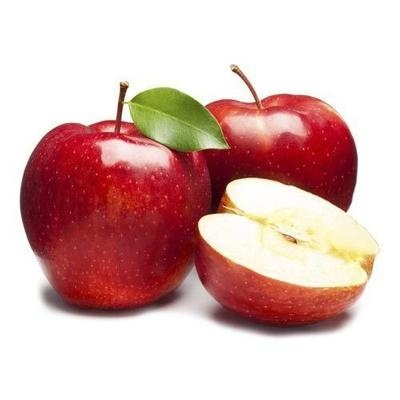
#> input picture backend/detect_fruits.jpg, 400 x 400 px
$ python quality_check.py
#> lines starting #> are read from the running program, lines starting #| are printed output that depends on the picture; long printed decimals are rounded
import cv2
import os
import shutil
from PIL import ImageFont
import numpy as np

def get_quality(f,per_r,per_y,per_g):
  fruit=''
  quality=''

  if 'Apple' in f:
    fruit='Apple'
    if per_g>per_r and per_g>per_y:
      quality='Raw'
    elif per_y>per_g and per_y>per_r:
      quality='Ripe'
    elif per_r>per_g and per_r>per_y:
      quality='Ripe, Top Quality'

  elif 'Banana' in f:
    fruit='Banana'
    if abs(per_g-per_r)<0.1:
      quality='Ripe'
    elif per_g>per_r and per_g>per_y:
      quality='Raw'

  elif 'Orange' in f:
    fruit='Orange'
    if per_g>per_r and per_g>per_y:
      quality='Raw'
    if per_r>per_g and per_y>per_g:
      quality='Ripe'

  elif 'Mango' in f:
    fruit='Mango'
    if per_g>per_r and per_g>per_y:
      quality='Raw'
    if per_r>per_g and per_y>per_g:
      quality='Ripe'

  elif 'Papaya' in f:
    fruit='Papaya'
    if per_g>per_r and per_g>per_y:
      quality='Raw'
    if per_r>per_g and per_y>per_g:
      quality='Ripe'

  return fruit,quality

try:
  os.mkdir('Evaluation')
except:
  shutil.rmtree('Evaluation')
  os.mkdir('Evaluation')

res=[]
segments=[]
with open('Results.txt','r') as r:
#> (reads backend/Results.txt from the repository)
  res=r.readlines()
for r in res:
  s=r.replace(':','').replace(',','').split()
  segments.append({s[0]:s[1],s[2]:float(s[3]),s[4]:int(s[5]),s[6]:int(s[7]),s[8]:int(s[9]),s[10]:int(s[11])})

image = cv2.imread('detect_fruits.jpg')
#> image is the input picture: shape (400, 400, 3); mean B, G, R 179.8, 183, 217.8
colors=[(0,0,255),(0,255,0),(255,255,127),(255,255,0),(255,0,255),(0,255,255)]
with open('Predictions.txt','w') as writer:
  for i in range(len(segments)):
    s=segments[i]
    f=s['Prediction']+'_'+str(i)+'.jpg'
    img = cv2.imread('Segments/'+f)
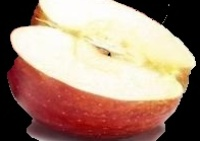
#> input picture backend/Segments/Banana_0.jpg, 200 x 141 px
#> img is the input picture: shape (141, 200, 3); mean B, G, R 117.8, 133.3, 164
    # cv2 reads in BGR
    r=0
    g=0
    y=0
    for row in img:
      for cell in row:
        pixel=[int(cell[0]),int(cell[1]),int(cell[2])]
        g+=pixel[1]
        y+=(pixel[1]+pixel[2])//2
        r+=pixel[2]
#> this loop made 141 passes
#> after the loop, g = 3758122; r = 4625998; y = 4185800
    total=r+y+g
#> total = 12569920
    per_r=r/total
#> per_r = 0.368
    per_y=y/total
#> per_y = 0.333
    per_g=g/total
#> per_g = 0.299
    print(f)
    print('Red:',r)
#| Red: 4625998
    print('Yellow:',y)
#| Yellow: 4185800
    print('Green:',g)
#| Green: 3758122
    print('Red Percentage:',per_r)
#| Red Percentage: 0.368
    print('Yellow Percentage:',per_y)
#| Yellow Percentage: 0.333
    print('Green Percentage:',per_g)
#| Green Percentage: 0.299
    fruit,qual=get_quality(f,per_r,per_y,per_g)
#> fruit = 'Banana'; qual = 'Ripe'
    print('Fruit:',fruit,'\nQuality Prediction:',qual)
#| Fruit: Banana
#| Quality Prediction: Ripe
    start_points='('+str(s['x_min'])+','+str(s['y_min'])+')'
    end_points='('+str(s['x_max'])+','+str(s['y_max'])+')'
    cv2.rectangle(image,(s['x_min'],s['y_min']),(s['x_max'],s['y_max']),colors[i%len(colors)],2)
    writer.write('Fruit:'+s['Prediction']+'  Bounding Box:'+start_points+','+end_points+'  Quality:'+qual+'\n')
    shutil.copyfile('Segments/'+f,'Evaluation/'+f.replace('.jpg','')+'_'+qual+'.jpg')
    label=fruit+': '+qual
#> label = 'Banana: Ripe'
    labelSize=cv2.getTextSize(label,cv2.FONT_HERSHEY_DUPLEX,0.75,2)
#> labelSize = ((162, 17), 8)
    # print('labelSize>>',labelSize)
    l_x1 = s['x_min']
    l_y1 = s['y_min']#+int(labelSize[0][1]/2)
    l_x2 = l_x1+labelSize[0][0]
#> l_x2 = 350
    l_y2 = l_y1-int(labelSize[0][1])
#> l_y2 = 171
    cv2.rectangle(image,(l_x1,l_y1),(l_x2,l_y2),colors[i%len(colors)],cv2.FILLED)
    cv2.putText(image,label,(s['x_min'],s['y_min']),cv2.FONT_HERSHEY_DUPLEX,0.75,(0,0,0),1)
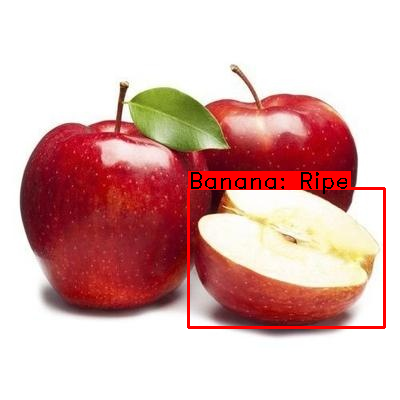
#> image: shape (400, 400, 3); mean B, G, R 176.9, 180.2, 219.7
    cv2.imwrite('Final_Evaluation.jpg',image)
#> pass 2 of the loop `for i in range(len(segments)):`:
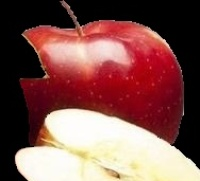
#> input picture backend/Segments/Apple_1.jpg, 200 x 181 px
#> img is the input picture: shape (181, 200, 3); mean B, G, R 80.3, 84.8, 128.8
#> after the loop `for row in img:`: g = 3071504; r = 4663309; y = 3860162
#> total = 11594975
#> per_r = 0.402
#> per_g = 0.265
#| Red: 4663309
#| Yellow: 3860162
#| Green: 3071504
#| Red Percentage: 0.4022
#| Yellow Percentage: 0.3329
#| Green Percentage: 0.2649
#> fruit = 'Apple'; qual = 'Ripe, Top Quality'
#| Fruit: Apple
#| Quality Prediction: Ripe, Top Quality
#> label = 'Apple: Ripe, Top Quality'
#> labelSize = ((292, 17), 8)
#> l_x2 = 476
#> l_y2 = 58
#> `cv2.putText(image,label,(s['x_min'],s['y_min']),cv2.FONT_HERSHEY_DUPLE..`:
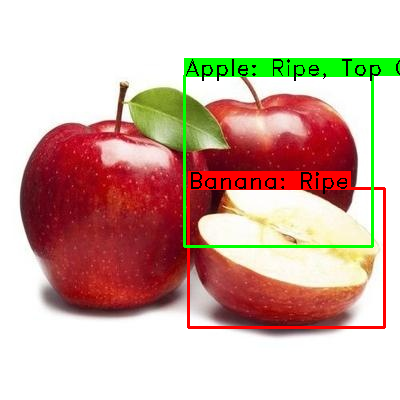
#> image: shape (400, 400, 3); mean B, G, R 168.9, 179.9, 211.2
#> pass 3 of the loop `for i in range(len(segments)):`:
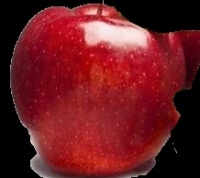
#> input picture backend/Segments/Apple_2.jpg, 200 x 178 px
#> img is the input picture: shape (178, 200, 3); mean B, G, R 33.6, 27.4, 107.8
#> after the loop `for row in img:`: g = 977185; r = 3839183; y = 2400558
#> total = 7216926
#> per_r = 0.532
#> per_g = 0.135
#| Red: 3839183
#| Yellow: 2400558
#| Green: 977185
#| Red Percentage: 0.532
#| Yellow Percentage: 0.3326
#| Green Percentage: 0.1354
#| Fruit: Apple
#| Quality Prediction: Ripe, Top Quality
#> l_x2 = 301
#> l_y2 = 99
#> `cv2.putText(image,label,(s['x_min'],s['y_min']),cv2.FONT_HERSHEY_DUPLE..`:
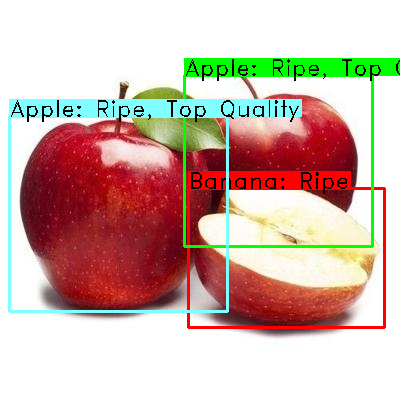
#> image: shape (400, 400, 3); mean B, G, R 172.1, 182, 206.9
